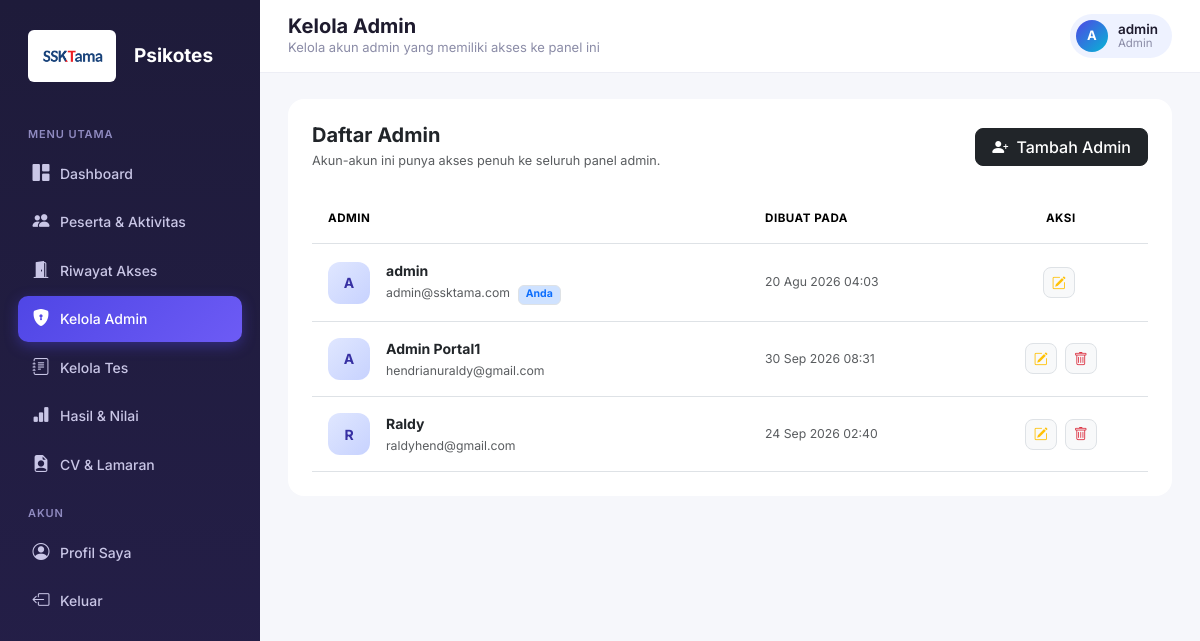
Screenshot of /admin/kelola_admin.php (signed in) with the database file from the repository.
### tables this page shows
CREATE TABLE `users` (
  `id` int NOT NULL,
  `nama` varchar(150) NOT NULL,
  `jabatan_dilamar` varchar(150) DEFAULT NULL,
  `tanggal_lahir` date DEFAULT NULL,
  `batas_waktu_menit` int DEFAULT NULL,
  `aktif_mulai` datetime DEFAULT NULL,
  `aktif_sampai` datetime DEFAULT NULL,
  `email` varchar(150) NOT NULL,
  `password` varchar(255) NOT NULL,
  `reset_token` varchar(64) DEFAULT NULL,
  `reset_expires` datetime DEFAULT NULL,
  `role` enum('admin','peserta') NOT NULL DEFAULT 'peserta',
  `foto` varchar(255) DEFAULT NULL,
  `status` enum('aktif','nonaktif','gugur') NOT NULL DEFAULT 'aktif',
  `created_at` timestamp NULL DEFAULT CURRENT_TIMESTAMP
);

### includes/functions.php (called while the page is built, shortened)
<?php
require_once __DIR__ . '/../config/database.php';
function isLoggedIn(): bool {
    return isset($_SESSION['user_id']);
}
function currentUser(): ?array {
    static $user = null;
    if ($user === null) {
        $stmt = getDB()->prepare("SELECT * FROM users WHERE id = ?");
        $stmt->execute([$_SESSION['user_id']]);
        $user = $stmt->fetch();
    }
    return $user;
}
function e(?string $str): string {
    return htmlspecialchars($str ?? '', ENT_QUOTES, 'UTF-8');
}
function formatTanggal(?string $datetime): string {
    $bulan = ['', 'Jan','Feb','Mar','Apr','Mei','Jun','Jul','Agu','Sep','Okt','Nov','Des'];
    $ts = strtotime($datetime);
    return date('d', $ts) . ' ' . $bulan[(int)date('n', $ts)] . ' ' . date('Y H:i', $ts);
}
function getAllAdminAccounts(): array {
    $sql = "SELECT id, nama, email, created_at
            FROM users
            WHERE role = 'admin'
            ORDER BY nama ASC";
    return getDB()->query($sql)->fetchAll();
}

### config/database.php (called while the page is built, shortened)
<?php
function getDB() {
    static $pdo = null;
    if ($pdo === null) {
        try {
            $pdo = new PDO(
                "mysql:host=" . DB_HOST . ";dbname=" . DB_NAME . ";charset=utf8mb4",
                DB_USER,
                DB_PASS,
                [
                    PDO::ATTR_ERRMODE            => PDO::ERRMODE_EXCEPTION,
                    PDO::ATTR_DEFAULT_FETCH_MODE => PDO::FETCH_ASSOC,
                    PDO::ATTR_EMULATE_PREPARES   => false,
                ]
            );
        } catch (PDOException $e) {
            die('Koneksi database gagal: ' . $e->getMessage());
        }
    }
    return $pdo;
}

### admin/kelola_admin.php (the view, shortened to what this page needs)
<?php
require_once __DIR__ . '/../includes/functions.php';
$adminList = getAllAdminAccounts();
$pageTitle = 'Kelola Admin';
$pageDesc = 'Kelola akun admin yang memiliki akses ke panel ini';
$activeMenu = 'kelola_admin';
include __DIR__ . '/../includes/layout_top.php';
?>
<div class="card border-0 bg-white p-4 card-anim" style="border-radius:16px;border:1px solid #e2e8f0;">
    <div class="d-flex justify-content-between align-items-center mb-4 flex-wrap gap-3">
        <div>
            <h5 class="fw-bold text-dark mb-1">Daftar Admin</h5>
            <p class="text-muted small mb-0">Akun-akun ini punya akses penuh ke seluruh panel admin.</p>
        </div>
        <button class="btn btn-dark rounded-3 px-3 fw-medium btn-action" data-bs-toggle="modal" data-bs-target="#modalTambahAdmin">
            <i class="bi bi-person-plus-fill me-1"></i> Tambah Admin
        </button>
    </div>
    <div class="table-responsive">
        <table class="table table-hover align-middle mb-0" style="font-size:0.875rem;">
            <thead>
                <tr class="bg-light text-uppercase text-muted" style="font-size:0.725rem;letter-spacing:0.5px;">
                    <th class="py-3 ps-3">Admin</th>
                    <th class="py-3">Dibuat Pada</th>
                    <th class="py-3 text-center pe-3">Aksi</th>
                </tr>
            </thead>
            <tbody>
                <?php foreach ($adminList as $a): ?>
                <tr>
                    <td class="py-3 ps-3">
                        <div class="d-flex align-items-center gap-3">
                            <div class="avatar-icon">
                                <?= e(strtoupper(substr($a['nama'], 0, 1))) ?>
                            </div>
                            <div>
                                <span class="fw-bold text-dark d-block"><?= e($a['nama']) ?></span>
                                <span class="text-muted small"><?= e($a['email']) ?></span>
                                <?php if ((int)$a['id'] === (int)$_SESSION['user_id']): ?>
                                    <span class="badge bg-primary-subtle text-primary border ms-1">Anda</span>
                                <?php endif; ?>
                            </div>
                        </div>
                    </td>
                    <td class="py-3 text-muted small"><?= formatTanggal($a['created_at']) ?></td>
                    <td class="py-3 text-center pe-3">
                        <button type="button" class="btn btn-sm btn-light border rounded-3 me-1 btn-edit-admin btn-action"
                            data-id="<?= (int)$a['id'] ?>"
                            data-nama="<?= e($a['nama']) ?>"
                            data-email="<?= e($a['email']) ?>">
                            <i class="bi bi-pencil-square text-warning"></i>
                        </button>
                        <?php if ((int)$a['id'] !== (int)$_SESSION['user_id']): ?>
                            <form method="POST" class="d-inline" onsubmit="return confirm('Yakin ingin menghapus akun admin ini?');">
                                <button type="submit" class="btn btn-sm btn-light border rounded-3 text-danger btn-action">
                                    <i class="bi bi-trash"></i>
                                </button>
                            </form>
                        <?php endif; ?>
                    </td>
                </tr>
                <?php endforeach; ?>
            </tbody>
        </table>
    </div>
</div>
<?php include __DIR__ . '/../includes/layout_bottom.php'; ?>

### includes/layout_top.php (shortened to what this page needs)
<?php
$user = currentUser();
$role = $_SESSION['role'];
$rootPrefix = '../';
?>
<!DOCTYPE html>
<html lang="id">
<head>
<link rel="stylesheet" href="https://cdn.jsdelivr.net/npm/bootstrap@5.3.3/dist/css/bootstrap.min.css">
<link rel="stylesheet" href="https://cdn.jsdelivr.net/npm/bootstrap-icons@1.11.3/font/bootstrap-icons.css">
<link rel="stylesheet" href="<?= $rootPrefix ?>assets/css/style.css">
</head>
<body>
<div class="app-shell">
    <aside class="sidebar" id="sidebar">
        <div class="sidebar-brand">
    <img src="../assets/Logo SSKtama Fiks Revisi (1).png" alt="Logo Psikotes" style="height: 52px; width: auto; vertical-align: middle; margin-right: 8px; background: #ffffff; padding: 4px 8px; border-radius: 6px;">
    Psikotes<span style="color:#a6a0f7;"></span>
</div>
        <?php if ($role === 'admin'): ?>
            <div class="nav-section-title">Menu Utama</div>
            <a href="<?= $rootPrefix ?>admin/dashboard.php" class="nav-link <?= ($activeMenu ?? '') === 'dashboard' ? 'active' : '' ?>">
                <i class="bi bi-grid-1x2-fill"></i> Dashboard
            </a>
            <a href="<?= $rootPrefix ?>admin/peserta.php" class="nav-link <?= ($activeMenu ?? '') === 'peserta' ? 'active' : '' ?>">
                <i class="bi bi-people-fill"></i> Peserta &amp; Aktivitas
            </a>
            <a href="<?= $rootPrefix ?>admin/riwayat_akses.php" class="nav-link <?= ($activeMenu ?? '') === 'riwayat_akses' ? 'active' : '' ?>">
                <i class="bi bi-door-open-fill"></i> Riwayat Akses
            </a>
            <a href="<?= $rootPrefix ?>admin/kelola_admin.php" class="nav-link <?= ($activeMenu ?? '') === 'kelola_admin' ? 'active' : '' ?>">
                <i class="bi bi-shield-lock-fill"></i> Kelola Admin
            </a>
            <a href="<?= $rootPrefix ?>admin/tes.php" class="nav-link <?= ($activeMenu ?? '') === 'tes' ? 'active' : '' ?>">
                <i class="bi bi-journal-text"></i> Kelola Tes
            </a>
            <a href="<?= $rootPrefix ?>admin/hasil.php" class="nav-link <?= ($activeMenu ?? '') === 'hasil' ? 'active' : '' ?>">
                <i class="bi bi-bar-chart-fill"></i> Hasil &amp; Nilai
            </a>
            <a href="<?= $rootPrefix ?>admin/lamaran.php" class="nav-link <?= ($activeMenu ?? '') === 'lamaran' ? 'active' : '' ?>">
                <i class="bi bi-file-earmark-person-fill"></i> CV &amp; Lamaran
            </a>
            <div class="nav-section-title">Akun</div>
            <a href="<?= $rootPrefix ?>admin/profil.php" class="nav-link <?= ($activeMenu ?? '') === 'profil' ? 'active' : '' ?>">
                <i class="bi bi-person-circle"></i> Profil Saya
            </a>
            <a href="#" onclick="confirmLogout(event, '<?= $rootPrefix ?>logout.php')" class="nav-link">
                <i class="bi bi-box-arrow-left"></i> Keluar
            </a>
        <?php endif; ?>
    </aside>
    <div class="main-content">
        <div class="topbar">
            <div class="d-flex align-items-center gap-2">
                <div>
                    <h5><?= e($pageTitle ?? '') ?></h5>
                    <?php if (!empty($pageDesc)): ?><div class="page-desc"><?= e($pageDesc) ?></div><?php endif; ?>
                </div>
            </div>
            <div class="user-chip">
                <div class="avatar"><?= e(strtoupper(substr($user['nama'], 0, 1))) ?></div>
                <div style="line-height:1.2;">
                    <div style="font-weight:600; font-size:13.5px;"><?= e($user['nama']) ?></div>
                    <div style="font-size:11.5px; color:var(--muted); text-transform:capitalize;"><?= e($role) ?></div>
                </div>
            </div>
        </div>
        <div class="content-wrap">

### assets/css/style.css (style rules this page uses)
:root { --brand: #4f46e5; --brand-dark: #4338ca; --brand-light: #eef2ff; --accent: #06b6d4; --success: #10b981; --warning: #f59e0b; --danger: #ef4444; --bg: #f6f7fb; --card: #ffffff; --text: #1e1b2e; --muted: #8b8ca7; --border: #edeef5; --radius: 16px; }
* { box-sizing: border-box; }
body { background: var(--bg); font-family: "Inter", -apple-system, BlinkMacSystemFont, "Segoe UI", sans-serif; color: var(--text); font-size: 14.5px; }
a { text-decoration: none; }
.app-shell { display: flex; min-height: 100vh; }
.sidebar { width: 260px; flex-shrink: 0; background: linear-gradient(180deg, #1e1b3a 0%, #251f4a 100%); color: #fff; padding: 24px 18px; position: fixed; top: 0; bottom: 0; left: 0; overflow-y: auto; }
.sidebar-brand { display: flex; align-items: center; gap: 10px; padding: 6px 10px 26px 10px; font-weight: 700; font-size: 19px; color: #fff; }
.nav-section-title { text-transform: uppercase; font-size: 11px; letter-spacing: 0.08em; color: #8f8ac0; margin: 18px 10px 8px; font-weight: 600; }
.sidebar .nav-link { color: #c9c6e6; padding: 10px 14px; border-radius: 10px; display: flex; align-items: center; gap: 10px; font-weight: 500; margin-bottom: 3px; font-size: 14px; transition: all 0.15s ease; }
.sidebar .nav-link.active { background: linear-gradient(135deg, var(--brand), #6d5bf5); color: #fff; box-shadow: 0 4px 14px rgba(79, 70, 229, 0.4); }
.sidebar .nav-link i { font-size: 17px; width: 18px; text-align: center; }
.main-content { margin-left: 260px; flex: 1; min-width: 0; }
.topbar { background: var(--card); padding: 14px 28px; display: flex; align-items: center; justify-content: space-between; border-bottom: 1px solid var(--border); position: sticky; top: 0; z-index: 20; }
.topbar h5 { margin: 0; font-weight: 700; }
.topbar .page-desc { color: var(--muted); font-size: 13px; }
.content-wrap { padding: 26px 28px 60px; }
.user-chip { display: flex; align-items: center; gap: 10px; background: var(--brand-light); padding: 6px 14px 6px 6px; border-radius: 30px; }
.user-chip .avatar { width: 32px; height: 32px; border-radius: 50%; background: linear-gradient(135deg, var(--brand), var(--accent)); color: #fff; display: flex; align-items: center; justify-content: center; font-weight: 700; font-size: 13px; }

### admin/kelola_admin.php (style rules this page uses)
.card-anim { animation: fadeInUp 0.5s cubic-bezier(0.16, 1, 0.3, 1) both; }
.avatar-icon { width: 42px; height: 42px; border-radius: 12px; background: linear-gradient(135deg, #e0e7ff 0%, #c7d2fe 100%); color: #3730a3; display: flex; align-items: center; justify-content: center; font-weight: 700; transition: transform 0.3s cubic-bezier(0.34, 1.56, 0.64, 1), box-shadow 0.3s ease; }
.table-hover tbody tr { transition: background-color 0.2s ease; }
.btn-action { transition: all 0.2s cubic-bezier(0.4, 0, 0.2, 1); }

### rows the page displays
users: nama "A", nama "admin", nama "Admin", email "admin@ssktama.com", shows "Anda", created_at "20 Agu 2026 04:03"
users: nama "A", nama "Admin Portal1", email "hendrianuraldy@gmail.com", created_at "30 Sep 2026 08:31"
users: nama "R", nama "Raldy", email "raldyhend@gmail.com", created_at "24 Sep 2026 02:40"

### other values shown
$pageTitle "Kelola Admin"
$pageDesc "Kelola akun admin yang memiliki akses ke panel ini"
